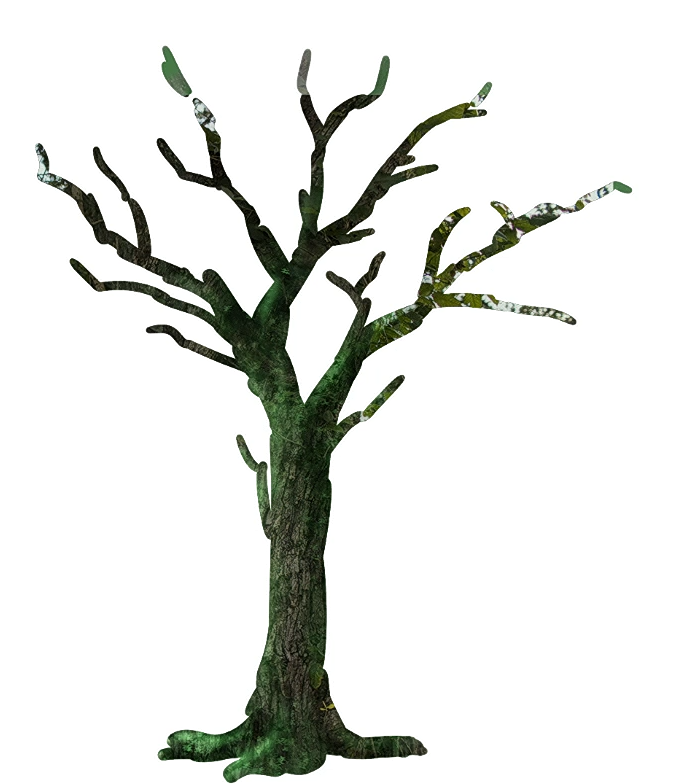
#> input picture assets/tree-source.png, 673 x 784 px
$ python build_tree.py ../assets/tree-source.png   (older library calls are emulated)
#> lines starting #> are read from the running program, lines starting #| are printed output that depends on the picture; after the words box and inside, x2 and y2 are one past the last pixel; in counts of white or black regions, pixels touching at a corner belong together
"""tree-source.png 에서 나무 실루엣을 따고, 잔가지·뿌리·나무결을 덧붙여
assets/tree-data.js (SVG path 데이터)로 내보낸다.

사용: python3 tools/build_tree.py [--preview 미리보기.png]
필요: numpy, opencv-python-headless, scikit-image
"""
import json, math, sys
from pathlib import Path
import cv2
import numpy as np
from skimage.morphology import skeletonize

ROOT = Path(__file__).resolve().parent.parent
SRC = ROOT / "assets" / "tree-source.png"
OUT = ROOT / "assets" / "tree-data.js"

PAD = 90          # 사방 여백(원본 px). 잔가지·뿌리가 바깥으로 자라도 잘리지 않게.
SS = 4            # 슈퍼샘플링 배율(곡선 품질)
rng = np.random.default_rng(20261015)

# ---------------------------------------------------------------- 마스크
img = cv2.imread(str(SRC))
#> img is the input picture: shape (784, 673, 3); mean B, G, R 225.8, 228.9, 227.3
h0, w0 = img.shape[:2]
white = (img.min(axis=2) >= 240).astype(np.uint8)
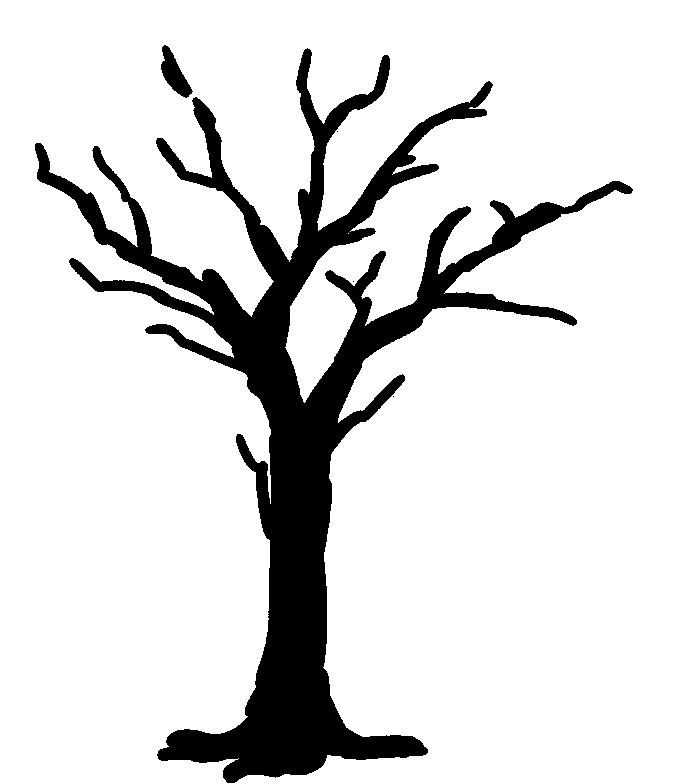
#> white: shape (784, 673); values 0 (black) and 1 (white), 86% white; 5 black regions (3 under 20 px), largest, box (x1, y1, x2, y2) and area: (35, 48, 633, 783) 73139, (161, 45, 193, 98) 780
_, lab = cv2.connectedComponents(white, connectivity=4)
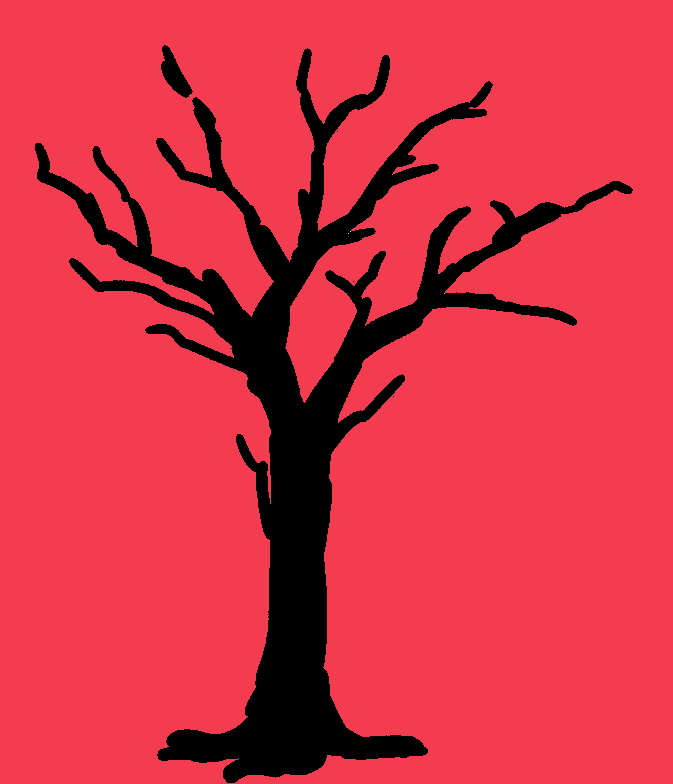
#> lab: shape (784, 673) int32; 7 distinct labels, from 0 to 6; one colour per label, 0 black
border = set(lab[0, :]) | set(lab[-1, :]) | set(lab[:, 0]) | set(lab[:, -1])
#> border = 1 item
bg = np.isin(lab, [b for b in border if b != 0])
#> bg: shape (784, 673) bool; 86% white; 5 black regions (3 under 20 px), largest, box (x1, y1, x2, y2) and area: (35, 48, 633, 783) 73144, (161, 45, 193, 98) 780
mask0 = np.zeros((h0 + 2 * PAD, w0 + 2 * PAD), np.uint8)
mask0[PAD:PAD + h0, PAD:PAD + w0] = (~bg).astype(np.uint8) * 255
#> mask0: shape (964, 853); 9% white; 5 white regions (3 under 20 px), largest, box (x1, y1, x2, y2) and area: (125, 138, 723, 873) 73144, (251, 135, 283, 188) 780
H, W = mask0.shape

# 슈퍼샘플 캔버스: 이후 모든 덧그림은 여기에
big = cv2.resize(mask0, (W * SS, H * SS), interpolation=cv2.INTER_CUBIC)
big = cv2.GaussianBlur(big, (0, 0), SS * 0.8)
big = (big > 127).astype(np.uint8) * 255
#> big: shape (3856, 3412); 9% white; 2 white regions, box (x1, y1, x2, y2) and area: (500, 554, 2891, 3492) 1170369, (1004, 541, 1130, 751) 12443

def disk(x, y, r):
    cv2.circle(big, (int(round(x * SS)), int(round(y * SS))), max(1, int(round(r * SS))), 255, -1, cv2.LINE_8)

# ---------------------------------------------------------------- 골격
sk = skeletonize(mask0 > 0)
#> sk: shape (964, 853) bool; 0.41% white in thin lines or dots, all inside (x1, y1, x2, y2) = (128, 139, 719, 866)
dist0 = cv2.distanceTransform((mask0 > 0).astype(np.uint8), cv2.DIST_L2, 5)
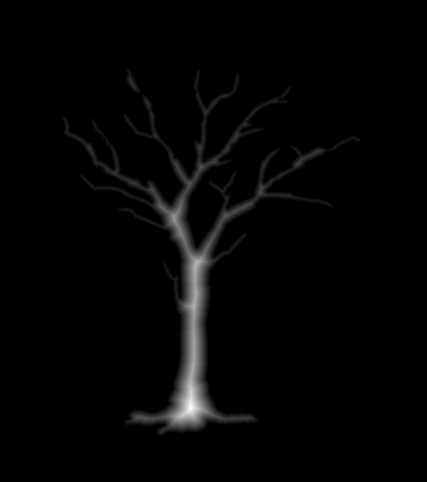
#> dist0: shape (964, 853) float32 (shown at 1/2 size); min 0, max 46.13, mean 0.8; drawn with min black and max white
ys, xs = np.nonzero(sk)
#> ys = 3357 values from 139 to 865; xs = 3357 values, max 718 at index 786, min 128 at index 398, mean 395.8
skpts = np.stack([xs, ys], 1)
#> skpts = 3357 pairs, first value 128 to 718, second value 139 to 865
skset = {(int(x), int(y)) for x, y in skpts}
#> skset = 3357 items

def nbrs(x, y):
    return [(x + dx, y + dy) for dx in (-1, 0, 1) for dy in (-1, 0, 1)
            if (dx or dy) and (x + dx, y + dy) in skset]

endpoints = [p for p in skset if len(nbrs(*p)) == 1]
#> endpoints = 30 pairs, first value 128 to 718, second value 139 to 865
BASE = np.array([PAD + 298, PAD + 640.0])   # 줄기 아래쪽 기준점(바깥 방향 판정용)

def walk_back(p, n=14):
    """끝점에서 골격을 따라 n칸 되짚어 방향 벡터(바깥쪽) 반환"""
    path = [p]
    prev = None
    cur = p
    for _ in range(n):
        nb = [q for q in nbrs(*cur) if q != prev]
        if not nb:
            break
        prev, cur = cur, nb[0]
        path.append(cur)
    v = np.array(path[0], float) - np.array(path[-1], float)
    nrm = np.linalg.norm(v)
    return v / nrm if nrm else np.array([0, -1.0])

# ---------------------------------------------------------------- 잔가지
def grow(x, y, ang, width, length, depth, bias_up=0.035, allow_sub=True):
    """꺾이며 가늘어지는 잔가지를 big 마스크에 그린다."""
    step = 1.6
    n = int(length / step)
    r = width / 2
    taper = (0.45 / max(r, 0.5)) ** (1 / max(n, 1))      # 끝에서 r≈0.45
    wob = rng.uniform(-1, 1) * 0.04
    for i in range(n):
        disk(x, y, r)
        ang += wob + rng.normal(0, 0.06)
        wob = wob * 0.92 + rng.normal(0, 0.022)
        # 위(-90°)로 향하려는 성질(굴광성)
        ang += bias_up * math.atan2(math.sin(-math.pi / 2 - ang), math.cos(-math.pi / 2 - ang))
        x += math.cos(ang) * step
        y += math.sin(ang) * step
        r *= taper
        if r < 0.45:
            break
        if allow_sub and depth < 2 and i > 4 and i < n - 5 and rng.random() < 0.03 + 0.01 * (2 - depth):
            side = rng.choice([-1, 1])
            sub_ang = ang + side * rng.uniform(0.45, 0.95)
            grow(x, y, sub_ang, r * 1.5, length * rng.uniform(0.35, 0.55), depth + 1, bias_up)

# 1) 모든 가지 끝에서 연장(갈라지는 잔가지)
for (x, y) in endpoints:
    d = walk_back((x, y))
    wd = max(dist0[y, x] * 2, 2.0)
    base_ang = math.atan2(d[1], d[0])
    for k in range(rng.integers(1, 3)):
        ang = base_ang + rng.uniform(-0.45, 0.45)
        grow(x, y, ang, min(wd * 0.8, 5.5), rng.uniform(30, 70), 0)
#> this loop made 30 passes
#> (x, y, v in walk_back, nrm in walk_back, d, wd, base_ang) on passes 1 to 7: (664, 412, [14, 7], 15.65, [0.894, 0.447], 5.6, 0.464), (556, 300, [14, -9], 16.64, [0.841, -0.541], 8.39, -0.571), (583, 294, [-13, -10], 16.4, [-0.793, -0.61], 6.39, -2.49), (476, 148, [3, -14], 14.32, [0.21, -0.978], 6.39, -1.36), (274, 179, [11, 14], 17.8, [0.618, 0.786], 13.18, 0.905), (472, 343, [8, -14], 16.12, [0.496, -0.868], 6, -1.05), (574, 203, [14, 0], 14, [1, 0], 5.6, 0)

# 2) 가늘고 중간 굵기의 가지 옆구리에서 곁가지
cand = [(x, y) for (x, y) in skpts if 2.2 < dist0[y, x] < 11]
rng.shuffle(cand)
picked = []
for (x, y) in cand:
    if all((x - px) ** 2 + (y - py) ** 2 > 30 ** 2 for px, py in picked):
        picked.append((x, y))
#> this loop made 2231 passes
#> (x, y) on passes 1 to 3: (258, 361), (202, 329), (193, 376)
for (x, y) in picked:
    # 국소 접선 → 줄기 바깥 방향 쪽 선택
    near = [q for q in skpts if abs(q[0] - x) <= 6 and abs(q[1] - y) <= 6]
    if len(near) < 4:
        continue
    pts = np.array(near, float)
    c = pts.mean(0)
    u, s, vt = np.linalg.svd(pts - c)
    t = vt[0]
    if np.dot(t, np.array([x, y]) - BASE) < 0:
        t = -t
    base_ang = math.atan2(t[1], t[0])
    side = rng.choice([-1, 1])
    ang = base_ang + side * rng.uniform(0.5, 1.0)
    # 아래로 처지는 가지는 줄인다
    if math.sin(ang) > 0.55:
        ang = base_ang - side * rng.uniform(0.5, 0.9)
    wd = dist0[y, x] * 2
    grow(x, y, ang, min(wd * 0.55, 5.5), rng.uniform(30, 64), 1)
#> this loop made 69 passes
#> (x, y) on passes 1 to 8: (258, 361), (202, 329), (193, 376), (495, 265), (446, 386), (610, 399), (260, 154), (561, 202)

# 3) 줄기 중간~위쪽의 굵은 가지에서 잔가지 몇 개(공백 메우기)
thick = [(x, y) for (x, y) in skpts if 11 <= dist0[y, x] < 20 and y < PAD + 470]
rng.shuffle(thick)
tp = []
for (x, y) in thick:
    if all((x - px) ** 2 + (y - py) ** 2 > 50 ** 2 for px, py in tp):
        tp.append((x, y))
#> this loop made 424 passes
#> (x, y) on passes 1 to 3: (357, 340), (360, 344), (430, 466)
for (x, y) in tp[:9]:
    near = [q for q in skpts if abs(q[0] - x) <= 8 and abs(q[1] - y) <= 8]
    if len(near) < 4:
        continue
    pts = np.array(near, float)
    c = pts.mean(0)
    u, s, vt = np.linalg.svd(pts - c)
    t = vt[0]
    if np.dot(t, np.array([x, y]) - BASE) < 0:
        t = -t
    side = rng.choice([-1, 1])
    ang = math.atan2(t[1], t[0]) + side * rng.uniform(0.55, 0.9)
    off = np.array([math.cos(ang), math.sin(ang)]) * dist0[y, x] * 0.6
    grow(x + off[0], y + off[1], ang, 7.5, rng.uniform(40, 72), 0)
#> this loop made 9 passes
#> (x, y) on passes 1 to 8: (357, 340), (430, 466), (342, 425), (422, 325), (465, 425), (419, 522), (600, 323), (302, 377)

# ---------------------------------------------------------------- 뿌리
def root(x, y, ang, width, length, depth=0):
    step = 1.8
    n = int(length / step)
    r = width / 2
    taper = (0.5 / r) ** (1 / n)
    for i in range(n):
        disk(x, y, r)
        ang += rng.normal(0, 0.045)
        # 바깥으로 뻗으며 살짝 아래로 눌림
        ang += 0.012 * math.atan2(math.sin(math.pi / 2 - ang), math.cos(math.pi / 2 - ang)) * (1 if abs(math.cos(ang)) > 0.4 else 0)
        x += math.cos(ang) * step
        y += math.sin(ang) * step
        r *= taper
        if depth < 1 and 8 < i < n - 12 and rng.random() < 0.03:
            s = rng.choice([-1, 1])
            root(x, y, ang + s * rng.uniform(0.35, 0.7), r * 1.4, length * rng.uniform(0.3, 0.45), depth + 1)

base_y = PAD + 748
for (sx, dirx, n) in [(PAD + 170, -1, 2), (PAD + 418, 1, 2), (PAD + 232, -1, 1), (PAD + 350, 1, 1)]:
    for k in range(n):
        a = (math.pi - rng.uniform(0.0, 0.5)) if dirx < 0 else rng.uniform(0.0, 0.5)
        root(sx + dirx * rng.uniform(-2, 6), base_y + rng.uniform(-4, 12), a,
             rng.uniform(8, 12), rng.uniform(60, 110))

# ---------------------------------------------------------------- 정리 → 윤곽
big = cv2.morphologyEx(big, cv2.MORPH_CLOSE, cv2.getStructuringElement(cv2.MORPH_ELLIPSE, (SS * 2 + 1,) * 2))
#> big: shape (3856, 3412); 10.3% white; 1 white region, box (x1, y1, x2, y2) and area: (448, 310, 3081, 3607) 1356512
sm = cv2.GaussianBlur(big, (0, 0), SS * 0.55)
sm = (sm > 127).astype(np.uint8) * 255
#> sm: shape (3856, 3412); 10.3% white; 131 white regions (98 under 20 px), largest, box (x1, y1, x2, y2) and area: (449, 342, 3059, 3603) 1347548, (2990, 960, 3008, 1010) 146, (2842, 1686, 2868, 1735) 133
mask1 = cv2.resize(sm, (W, H), interpolation=cv2.INTER_AREA)
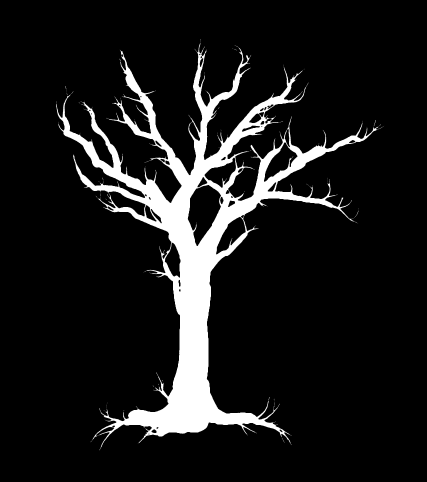
#> mask1: shape (964, 853) (shown at 1/2 size); min 0, max 255, mean 26.2
mask1 = (mask1 > 127).astype(np.uint8) * 255
#> mask1: shape (964, 853); 10.3% white; 105 white regions (104 under 20 px), largest, box (x1, y1, x2, y2) and area: (112, 86, 756, 896) 84376

contours, hier = cv2.findContours(sm, cv2.RETR_CCOMP, cv2.CHAIN_APPROX_NONE)

def to_path(pts):
    """폐곡선 점들 → 부드러운 Catmull-Rom 3차 베지어 path"""
    p = pts.reshape(-1, 2).astype(float) / SS
    p = p - np.array([PAD, PAD])
    n = len(p)
    d = [f"M{p[0][0]:.1f} {p[0][1]:.1f}"]
    for i in range(n):
        p0, p1, p2, p3 = p[(i - 1) % n], p[i], p[(i + 1) % n], p[(i + 2) % n]
        c1 = p1 + (p2 - p0) / 6
        c2 = p2 - (p3 - p1) / 6
        d.append(f"C{c1[0]:.1f} {c1[1]:.1f} {c2[0]:.1f} {c2[1]:.1f} {p2[0]:.1f} {p2[1]:.1f}")
    return "".join(d) + "Z"

outline = []
for c in contours:
    if cv2.contourArea(c) < 40 * SS * SS:
        continue
    eps = 1.1
    c2 = cv2.approxPolyDP(c, eps, True)
    outline.append(to_path(c2))
#> this loop made 178 passes
#> c on passes 1, 6, 8: [[1102, 3550], [1101, 3551]], [[1159, 3424], [1160, 3425]], [[838, 3290]]
outline_d = "".join(outline)

# 확대(카메라 이동) 중에만 쓰는 단순화 윤곽: 직선 폴리라인 + 큰 오차 → 점 수가 훨씬 적어 매 프레임 그리기가 가볍다
def to_polyline(pts):
    p = pts.reshape(-1, 2).astype(float) / SS - np.array([PAD, PAD])
    return "M" + "L".join(f"{x:.0f} {y:.0f}" for x, y in p) + "Z"
lite = []
for c in contours:
    if cv2.contourArea(c) < 90 * SS * SS:
        continue
    lite.append(to_polyline(cv2.approxPolyDP(c, 2.6 * SS, True)))
outline_lite_d = "".join(lite)

# ---------------------------------------------------------------- 나무결(흐름선)
m1 = (mask1 > 0).astype(np.uint8)
dist = cv2.distanceTransform(m1, cv2.DIST_L2, 5)
dsm = cv2.GaussianBlur(dist, (0, 0), 2.2)
gx = cv2.Sobel(dsm, cv2.CV_32F, 1, 0, ksize=3) / 8
gy = cv2.Sobel(dsm, cv2.CV_32F, 0, 1, ksize=3) / 8
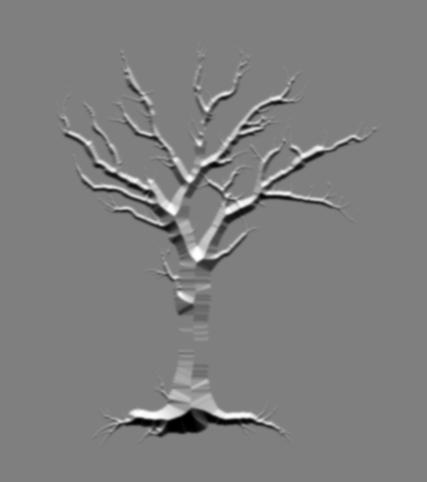
#> gy: shape (964, 853) float32 (shown at 1/2 size); min -1, max 1, mean 2.83e-10; drawn with min black and max white

def sample(arr, x, y):
    xi, yi = int(x), int(y)
    if xi < 0 or yi < 0 or xi >= W - 1 or yi >= H - 1:
        return 0.0
    return float(arr[yi, xi])

def streamline(x, y, max_len, sign):
    pts = [(x, y)]
    lat = 0.0
    prev_dir = None
    for i in range(int(max_len / 1.8)):
        g = np.array([sample(gx, x, y), sample(gy, x, y)])
        gn = np.linalg.norm(g)
        if gn < 0.12:
            break
        t = np.array([-g[1], g[0]]) / gn * sign        # 등고선(가지 결) 방향
        if prev_dir is not None:
            if np.dot(t, prev_dir) < 0:
                t = -t
            t = 0.7 * prev_dir + 0.3 * t
            t /= np.linalg.norm(t)
        prev_dir = t
        lat = lat * 0.92 + rng.normal(0, 0.05)           # 살짝 흔들림
        n = np.array([-t[1], t[0]])
        v = t + n * lat
        v /= np.linalg.norm(v)
        x += v[0] * 1.8
        y += v[1] * 1.8
        if sample(dist, x, y) < 3.2:
            break
        pts.append((x, y))
    return pts

bark = []
area_pts = np.argwhere(dist > 4.4)           # (y, x)
rng.shuffle(area_pts)
used = np.zeros_like(m1)
for (y, x) in area_pts:
    if used[y, x]:
        continue
    L = rng.uniform(16, 70) * min(1.0, dist[y, x] / 10 + 0.5)
    sign = 1.0 if rng.random() < 0.5 else -1.0
    a = streamline(float(x), float(y), L, 1.0)
    b = streamline(float(x), float(y), L * rng.uniform(0.3, 0.8), -1.0)
    pts = list(reversed(b[1:])) + a
    if len(pts) < 7:
        continue
    for (px, py) in pts:
        cv2.circle(used, (int(px), int(py)), 4, 1, -1)
    q = np.array(pts) - np.array([PAD, PAD])
    d = f"M{q[0][0]:.1f} {q[0][1]:.1f}" + "".join(
        f"L{px:.1f} {py:.1f}" for px, py in q[1::2]) + f"L{q[-1][0]:.1f} {q[-1][1]:.1f}"
    bark.append(d)
#> this loop made 47166 passes
#> (y, x) on passes 1 to 3: (601, 355), (287, 406), (384, 362)
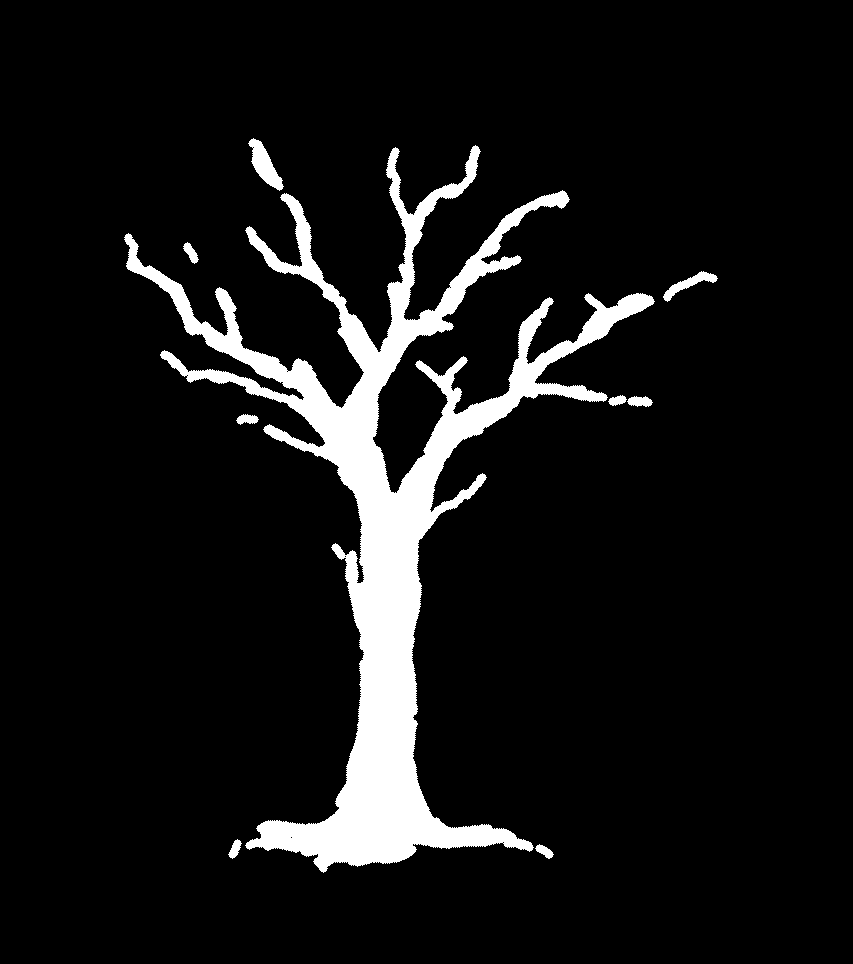
#> used: shape (964, 853); values 0 (black) and 1 (white), 8.2% white; 9 white regions, largest, box (x1, y1, x2, y2) and area: (124, 145, 655, 873) 65421, (248, 138, 284, 191) 815, (663, 271, 718, 302) 488
bark_d = "".join(bark)

# ---------------------------------------------------------------- 옹이
def knot(cx, cy, rx, ry, rings=3):
#> called with cx = 280, cy = 552, rx = 6, ry = 10, rings = 3
    out = []
    for i in range(rings):
        k = 1 - i * 0.3
        out.append(f"M{cx - rx * k:.1f} {cy:.1f}A{rx * k:.1f} {ry * k:.1f} 0 1 0 {cx + rx * k:.1f} {cy:.1f}"
                   f"A{rx * k:.1f} {ry * k:.1f} 0 1 0 {cx - rx * k:.1f} {cy:.1f}Z")
    return "".join(out)

knots_d = knot(280, 552, 6, 10) + knot(314, 636, 5, 8, 2) + knot(279, 480, 4, 7, 2)

# ---------------------------------------------------------------- 열매 위치(오른쪽 긴 가지 끝쪽 아랫면)
fx = None
for X in range(PAD + 622, PAD + 640):
    col = np.nonzero(m1[PAD + 150:PAD + 260, X])[0]
    if len(col):
        fx, fy = X - PAD, col.max() + PAD + 150 - PAD
        break
fruit = {"stemX": int(fx), "stemY": int(fy)}

# ---------------------------------------------------------------- 줄기 중심선(세로 글씨용)
trunk = []
for y in range(380, 760, 10):
    row = np.nonzero(m1[y + PAD, PAD + 200:PAD + 420])[0]
    if len(row):
        # 줄기를 포함하는 연속 구간(중앙 298 주변)
        xs_ = row + 200
        seg = xs_[np.abs(xs_ - 298) < 90]
        trunk.append([y, int(seg.min()), int(seg.max())])

bbox = cv2.boundingRect(sm)
data = {
    "outline": outline_d,
    "outlineLite": outline_lite_d,
    "bark": bark_d,
    "knots": knots_d,
    "fruit": fruit,
    "trunk": trunk,
    "bbox": [bbox[0] // SS - PAD, bbox[1] // SS - PAD, bbox[2] // SS, bbox[3] // SS],
}
OUT.write_text("window.TREE_DATA = " + json.dumps(data, separators=(",", ":")) + ";\n", encoding="utf-8")
print("outline", len(outline_d), "lite", len(outline_lite_d), "bark", len(bark_d), "bbox", data["bbox"], "fruit", fruit)
#| outline 121151 lite 4776 bark 67985 bbox [22, -12, 656, 822] fruit {'stemX': 622, 'stemY': 193}

if "--preview" in sys.argv:
    pv = sys.argv[sys.argv.index("--preview") + 1]
    vis = cv2.cvtColor(mask1, cv2.COLOR_GRAY2BGR)
    cv2.imwrite(pv, vis)
